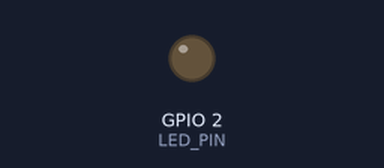
Bench run of a sketch on a simulated ESP32. Parts: output pins drawn as LEDs (lit = HIGH). WiFi joins after 1.5 s; servers stay silent unless stated; uploads are accepted with an empty reply; nothing arrives over Bluetooth unless stated; the modem accepts every AT command (registered, SIM ready, sends succeed) and sends nothing else; what the sketch prints to the serial monitor is not drawn.

Above: at 9.1 s.
At 12.67 s:
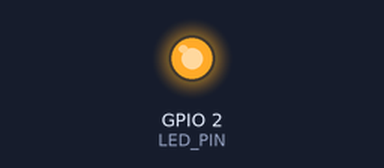
Timing chart, 0 to 14.8 s (numbered marks = the images above):
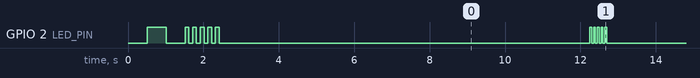

Measured:
- by itself, GPIO 2 (LED_PIN): HIGH → LOW at 1.0 s, → HIGH 0.50 s later, → LOW 0.10 s later, → HIGH 0.10 s later, … (191 changes in this stretch)
- by itself, everything shown: repeats every 6.7 s, in 4 steps

The sketch:

ESP32_Master_Unit_Online.ino
```cpp
/*
 * ESP32 #1 — Master / OBD Unit (ONLINE MODE)
 * ============================================
 * Same as ESP32_Master_Unit but posts to ngrok URL instead of local IP.
 * Works on ANY WiFi network — no need to be on the same hotspot as the backend.
 *
 * Connects to:
 *   1. Any WiFi network
 *   2. ELM327 OBD adapter via Bluetooth
 *   3. Slave ESP32 via UART (RX=16, TX=17)
 *
 * Reads:
 *   OBD-II  → RPM, Speed, Fuel, Engine Load, Coolant Temp
 *   Slave   → Alcohol level (MQ-3), GPS (lat/lng/alt/speed/sats)
 *
 * Sends:
 *   HTTPS POST → ngrok tunnel → FastAPI backend → React Dashboard
 *
 * LED Blink Codes (GPIO 2):
 *   Fast blink = connecting WiFi
 *   2 quick    = WiFi OK
 *   3 quick    = ELM327 BT OK
 *   1 long     = Backend POST OK
 *   5 rapid    = Backend POST FAILED
 *
 * Board      : ESP32 Dev Module
 * Baud       : 115200
 * Partition  : Huge APP (3MB No OTA/1MB SPIFFS)
 * Libraries  : ArduinoJson, BluetoothSerial, WiFi, HTTPClient, WiFiClientSecure
 *
 * Wiring:
 *   Master RX (GPIO 16) ← Slave TX (GPIO 17)
 *   Master TX (GPIO 17) → Slave RX (GPIO 16)
 *   GND ←→ GND  (shared between both ESP32s)
 */

#include <WiFi.h>
#include <HTTPClient.h>
#include <WiFiClientSecure.h>
#include <ArduinoJson.h>
#include <BluetoothSerial.h>

// ── LED ───────────────────────────────────────────────────────────────────────
#define LED_PIN 2

// ── WiFi ──────────────────────────────────────────────────────────────────────
const char* SSID = "Redmi_Note_8_Pro";
const char* PASS = "";

// ── Backend (ngrok — works on any network) ────────────────────────────────────
const char* SERVER_URL = "https://those-squirt-smartness.ngrok-free.dev";
const char* VEHICLE_ID = "mritunjay";
const char* API_KEY    = "OBD2_ESP32_KEY";

// ── UART from Slave ───────────────────────────────────────────────────────────
#define UART_RX 16
#define UART_TX 17
HardwareSerial SensorSerial(2);

// ── ELM327 Bluetooth ──────────────────────────────────────────────────────────
BluetoothSerial ELM327;
uint8_t ELM_MAC[6] = {0x00, 0x10, 0xCC, 0x4F, 0x36, 0x03};

// ── OBD Data ──────────────────────────────────────────────────────────────────
int   rpm          = 0;
int   speed_kmh    = 0;
int   fuel_level   = 0;
float engine_load  = 0.0;
int   coolant_temp = 0;
float battery_v    = 0.0;

// ── Sensor Data (from Slave) ──────────────────────────────────────────────────
int   mq3_raw      = 0;
float mq3_voltage  = 0.0;
int   alcohol_lvl  = 0;
bool  gps_valid    = false;
float latitude     = 0.0;
float longitude    = 0.0;
float altitude_m   = 0.0;
float gps_speed    = 0.0;
int   satellites   = 0;

// ── Flags ─────────────────────────────────────────────────────────────────────
bool elmConnected   = false;
bool sensorReceived = false;
int  lastHttpCode   = 0;
unsigned long totalSent = 0;

// ── Timing ────────────────────────────────────────────────────────────────────
unsigned long lastHTTP    = 0;
unsigned long lastOBD     = 0;
unsigned long lastStatus  = 0;
unsigned long lastBTRetry = 0;
const unsigned long HTTP_INTERVAL     = 5000;
const unsigned long OBD_INTERVAL      = 1000;
const unsigned long STATUS_INTERVAL   = 3000;
const unsigned long BT_RETRY_INTERVAL = 15000;

// ─────────────────────────────────────────────────────────────────────────────
// LED
// ─────────────────────────────────────────────────────────────────────────────
void blinkLED(int times, int onMs, int offMs) {
  for (int i = 0; i < times; i++) {
    digitalWrite(LED_PIN, HIGH); delay(onMs);
    digitalWrite(LED_PIN, LOW);  delay(offMs);
  }
}

// ─────────────────────────────────────────────────────────────────────────────
// Serial Status
// ─────────────────────────────────────────────────────────────────────────────
void printStatus() {
  Serial.println("\n========== MASTER STATUS (ONLINE) ==========");
  Serial.print("WiFi        : ");
  if (WiFi.status() == WL_CONNECTED) {
    Serial.print("CONNECTED | IP: "); Serial.print(WiFi.localIP());
    Serial.print(" | RSSI: "); Serial.print(WiFi.RSSI()); Serial.println(" dBm");
  } else { Serial.println("DISCONNECTED"); }
  Serial.print("ELM327 BT   : "); Serial.println(elmConnected ? "CONNECTED" : "DISCONNECTED");
  Serial.print("Sensor Unit : "); Serial.println(sensorReceived ? "RECEIVING" : "NO DATA");
  Serial.print("Backend     : ");
  if      (lastHttpCode == 201) { Serial.print("OK (201) | Total sent: "); Serial.println(totalSent); }
  else if (lastHttpCode == 0)   { Serial.println("NOT SENT YET"); }
  else                          { Serial.print("ERROR: "); Serial.println(lastHttpCode); }
  Serial.println("------ OBD ------");
  Serial.printf("RPM: %d  Speed: %d km/h  Fuel: %d%%  Load: %.1f%%  Coolant: %d C  Battery: %.1fV\n",
    rpm, speed_kmh, fuel_level, engine_load, coolant_temp, battery_v);
  Serial.println("------ Sensors ------");
  Serial.printf("Alcohol: %d (%.2fV raw=%d)  GPS: %s\n",
    alcohol_lvl, mq3_voltage, mq3_raw, gps_valid ? "VALID" : "NO FIX");
  if (gps_valid) {
    Serial.printf("Lat: %.6f  Lng: %.6f  Alt: %.1fm  Speed: %.1f km/h  Sats: %d\n",
      latitude, longitude, altitude_m, gps_speed, satellites);
  }
  Serial.println("=============================================\n");
}

// ─────────────────────────────────────────────────────────────────────────────
// WiFi
// ─────────────────────────────────────────────────────────────────────────────
void connectWiFi() {
  Serial.printf("[WiFi] Connecting to: %s\n", SSID);
  WiFi.mode(WIFI_STA);
  if (strlen(PASS) > 0) WiFi.begin(SSID, PASS);
  else                  WiFi.begin(SSID);
  int tries = 0;
  while (WiFi.status() != WL_CONNECTED && tries++ < 20) {
    delay(500);
    Serial.print(".");
    digitalWrite(LED_PIN, !digitalRead(LED_PIN));
  }
  Serial.println();
  if (WiFi.status() == WL_CONNECTED) {
    Serial.printf("[WiFi] CONNECTED! IP: %s  RSSI: %d dBm\n",
      WiFi.localIP().toString().c_str(), WiFi.RSSI());
    blinkLED(2, 100, 100);
  } else {
    Serial.println("[WiFi] FAILED — check SSID/password");
  }
}

// ─────────────────────────────────────────────────────────────────────────────
// UART receive from Slave
// ─────────────────────────────────────────────────────────────────────────────
void receiveSensorData() {
  if (!SensorSerial.available()) return;
  String json = SensorSerial.readStringUntil('\n');
  json.trim();
  if (json.length() < 5 || json[0] != '{' || json[json.length()-1] != '}') return;

  JsonDocument doc;
  if (deserializeJson(doc, json)) return;

  mq3_raw     = doc["mq3_raw"]       | 0;
  mq3_voltage = doc["mq3_voltage"]   | 0.0f;
  alcohol_lvl = doc["alcohol_level"] | 0;
  gps_valid   = doc["gps_valid"]     | false;
  latitude    = doc["latitude"]      | 0.0f;
  longitude   = doc["longitude"]     | 0.0f;
  altitude_m  = doc["altitude"]      | 0.0f;
  gps_speed   = doc["speed"]         | 0.0f;
  satellites  = doc["satellites"]    | 0;
  sensorReceived = true;
  Serial.printf("[UART] Alcohol:%d  GPS:%s  Sats:%d\n",
    alcohol_lvl, gps_valid ? "VALID" : "NO FIX", satellites);
}

// ─────────────────────────────────────────────────────────────────────────────
// ELM327
// ─────────────────────────────────────────────────────────────────────────────
void initELM327() {
  Serial.println("[OBD] Initializing ELM327...");
  const char* cmds[] = {"ATZ","ATE0","ATL0","ATS0","ATH0","ATSP0"};
  for (int i = 0; i < 6; i++) {
    ELM327.print(String(cmds[i]) + "\r");
    delay(i == 0 ? 2000 : 100);
    while (ELM327.available()) ELM327.read();
  }
  Serial.println("[OBD] ELM327 initialized OK");
}

String elmQuery(const char* pid) {
  ELM327.print(String(pid) + "\r");
  String resp = "";
  unsigned long t = millis();
  while (millis() - t < 1000) {
    if (ELM327.available()) {
      char c = ELM327.read();
      resp += c;
      if (c == '>') break;
    }
  }
  return resp;
}

bool extractBytes(String& resp, int& a, int& b) {
  resp.replace(" ", ""); resp.trim();
  int idx = resp.indexOf("41");
  if (idx < 0) return false;
  String data = resp.substring(idx + 4);
  if (data.length() < 4) return false;
  a = strtol(data.substring(0, 2).c_str(), NULL, 16);
  b = strtol(data.substring(2, 4).c_str(), NULL, 16);
  return true;
}

void readOBDData() {
  if (!ELM327.connected()) {
    if (elmConnected) { Serial.println("[OBD] ELM327 DISCONNECTED!"); elmConnected = false; }
    return;
  }
  elmConnected = true;
  int a, b; String r;
  r = elmQuery("010C"); if (extractBytes(r, a, b)) rpm          = ((a * 256) + b) / 4;
  r = elmQuery("010D"); if (extractBytes(r, a, b)) speed_kmh    = a;
  r = elmQuery("012F"); if (extractBytes(r, a, b)) fuel_level   = (a * 100) / 255;
  r = elmQuery("0104"); if (extractBytes(r, a, b)) engine_load  = (a * 100.0) / 255.0;
  r = elmQuery("0105"); if (extractBytes(r, a, b)) coolant_temp = a - 40;

  ELM327.print("AT RV\r");
  String rv = "";
  unsigned long t = millis();
  while (millis() - t < 1000) {
    if (ELM327.available()) {
      char c = ELM327.read();
      if (c == '>') break;
      rv += c;
    }
  }
  rv.trim();
  rv.replace("V", ""); rv.replace("\r", ""); rv.replace("\n", ""); rv.trim();
  float parsed = rv.toFloat();
  if (parsed > 6.0 && parsed < 20.0) battery_v = parsed;
}

// ─────────────────────────────────────────────────────────────────────────────
// HTTPS POST to ngrok → FastAPI backend
// ─────────────────────────────────────────────────────────────────────────────
void sendToBackend() {
  if (WiFi.status() != WL_CONNECTED) {
    Serial.println("[HTTP] Skipped — WiFi not connected");
    return;
  }

  JsonDocument doc;
  doc["rpm"]           = rpm;
  doc["speed"]         = speed_kmh;
  doc["fuel"]          = fuel_level;
  doc["temp"]          = coolant_temp;
  doc["engine_load"]   = (int)engine_load;
  doc["throttle"]      = 0;
  doc["intake_air"]    = 0;
  doc["battery"]       = battery_v;
  doc["lat"]           = gps_valid ? latitude  : 0.0;
  doc["lng"]           = gps_valid ? longitude : 0.0;
  doc["alcohol_level"] = alcohol_lvl;
  doc["mq3_voltage"]   = mq3_voltage;
  doc["gps_valid"]     = gps_valid;
  doc["altitude"]      = altitude_m;
  doc["gps_speed"]     = gps_speed;
  doc["satellites"]    = satellites;

  String payload;
  serializeJson(doc, payload);

  String url = SERVER_URL;
  url += "/api/iot/data/";
  url += VEHICLE_ID;
  url += "?key=";
  url += API_KEY;

  Serial.printf("[HTTPS] POST -> %s\n[HTTPS] Payload: %s\n", url.c_str(), payload.c_str());

  WiFiClientSecure client;
  client.setInsecure();
  client.setTimeout(15000);
  HTTPClient http;
  http.begin(client, url);
  http.setTimeout(15000);
  http.addHeader("Content-Type", "application/json");
  http.addHeader("ngrok-skip-browser-warning", "true");
  lastHttpCode = http.POST(payload);

  if (lastHttpCode == 201) {
    totalSent++;
    Serial.printf("[HTTPS] SUCCESS (201) — total sent: %lu\n", totalSent);
    blinkLED(1, 500, 0);
  } else {
    Serial.printf("[HTTPS] FAILED — code: %d\n", lastHttpCode);
    blinkLED(5, 50, 50);
  }
  http.end();
}

// ─────────────────────────────────────────────────────────────────────────────
// SETUP
// ─────────────────────────────────────────────────────────────────────────────
void setup() {
  Serial.begin(115200);
  pinMode(LED_PIN, OUTPUT);
  digitalWrite(LED_PIN, LOW);

  Serial.println("\n====================================");
  Serial.println("   ESP32 Master Unit (ONLINE MODE)");
  Serial.println("   OBD + Alcohol + GPS -> ngrok");
  Serial.println("====================================\n");

  SensorSerial.begin(115200, SERIAL_8N1, UART_RX, UART_TX);
  Serial.println("[UART] Slave serial on RX=16, TX=17");

  connectWiFi();

  Serial.println("[BT] Starting Bluetooth Master...");
  ELM327.begin("ESP32_Master", true);
  ELM327.setPin("1234", 4);
  Serial.printf("[BT] Connecting to ELM327 MAC: %02X:%02X:%02X:%02X:%02X:%02X\n",
    ELM_MAC[0], ELM_MAC[1], ELM_MAC[2], ELM_MAC[3], ELM_MAC[4], ELM_MAC[5]);

  if (ELM327.connect(ELM_MAC)) {
    elmConnected = true;
    Serial.println("[BT] ELM327 CONNECTED!");
    blinkLED(3, 100, 100);
    delay(1000);
    initELM327();
  } else {
    Serial.println("[BT] ELM327 FAILED — will retry in loop");
  }

  Serial.println("\n[BOOT] Setup complete. Running...\n");
}

// ─────────────────────────────────────────────────────────────────────────────
// LOOP
// ─────────────────────────────────────────────────────────────────────────────
void loop() {
  receiveSensorData();

  if (millis() - lastOBD >= OBD_INTERVAL) {
    lastOBD = millis();
    readOBDData();
  }

  if (!elmConnected || !ELM327.connected()) {
    if (millis() - lastBTRetry >= BT_RETRY_INTERVAL) {
      lastBTRetry = millis();
      Serial.println("[BT] Retrying ELM327 connection...");
      ELM327.setPin("1234", 4);
      if (ELM327.connect(ELM_MAC)) {
        elmConnected = true;
        Serial.println("[BT] ELM327 reconnected!");
        delay(500); initELM327();
      } else {
        Serial.println("[BT] ELM327 retry failed");
      }
    }
  }

  if (millis() - lastHTTP >= HTTP_INTERVAL) {
    lastHTTP = millis();
    sendToBackend();
  }

  if (millis() - lastStatus >= STATUS_INTERVAL) {
    lastStatus = millis();
    printStatus();
  }
}
```
